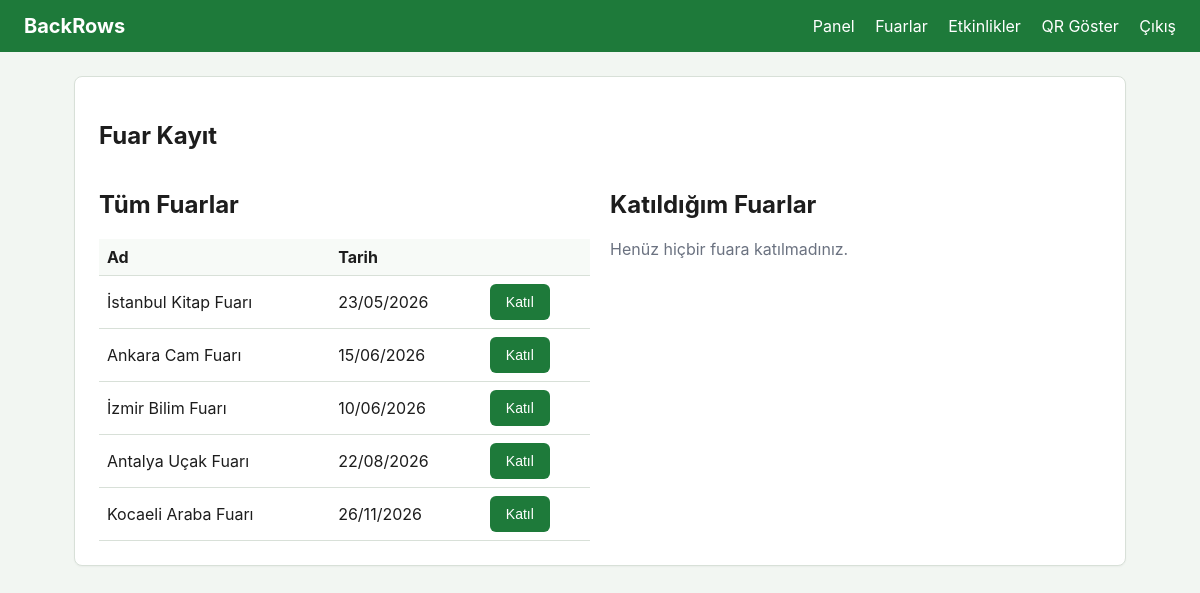
The app's page /ziyaretci/fairs (signed in), older data.
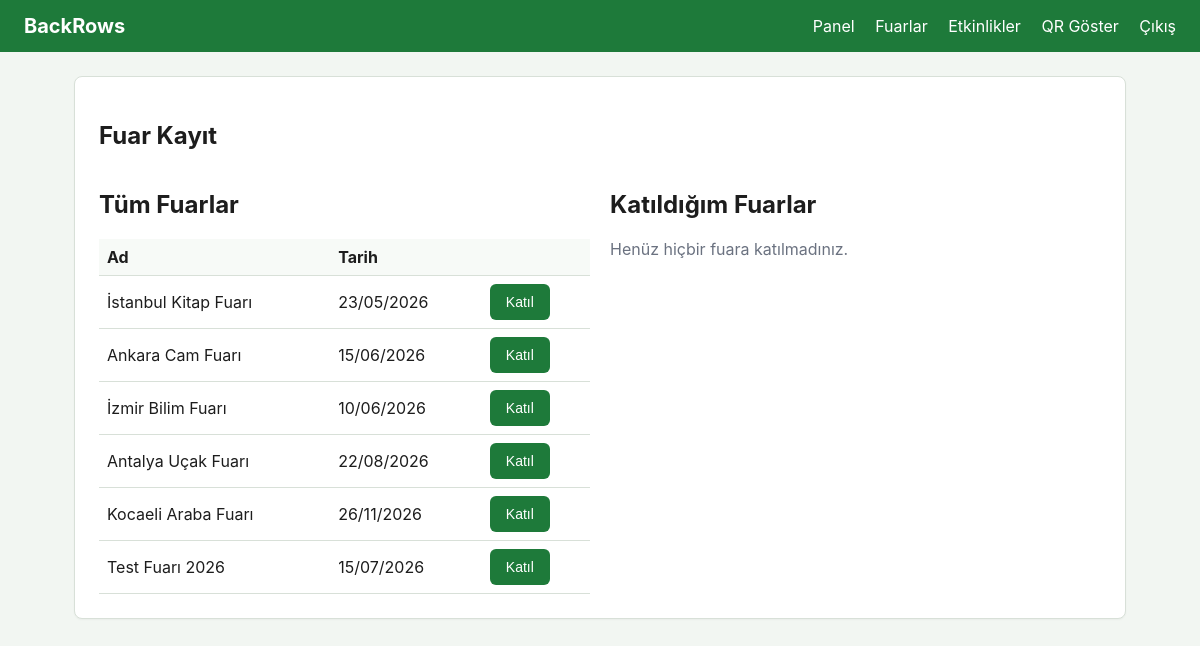
The same page, newer data.
### tables this page shows
CREATE TABLE fuarlar (
    id      INTEGER PRIMARY KEY AUTOINCREMENT,
    ad      TEXT NOT NULL,
    tarih   TEXT NOT NULL
);

### app/routers/ziyaretci.py (the view)
@router.get("/fairs")
async def fairs_page(
    request: Request,
    user=Depends(require_ziyaretci),
    mesaj: str | None = None,
    hata: str | None = None,
):
    tum = list_fuarlar()
    benim = list_user_fuarlar(user["id"])
    benim_ids = {f["id"] for f in benim}
    return templates.TemplateResponse(
        request,
        "ziyaretci/fairs.html",
        {
            "tum": tum,
            "benim": benim,
            "benim_ids": benim_ids,
            "mesaj": mesaj,
            "hata": hata,
        },
    )

### templates/ziyaretci/fairs.html (shortened to what this page needs)
{% extends "base.html" %}
{% block nav %}{% include "ziyaretci/_nav.html" %}{% endblock %}
{% block content %}
<section class="card">
    <h1>Fuar Kayıt</h1>
    <div class="two-col">
        <div>
            <h2>Tüm Fuarlar</h2>
            <table>
                <thead><tr><th>Ad</th><th>Tarih</th><th></th></tr></thead>
                <tbody>
                {% for f in tum %}
                    <tr>
                        <td>{{ f["ad"] }}</td>
                        <td>{{ f["tarih"] }}</td>
                        <td>
                            {% if f["id"] in benim_ids %}
                                <span class="muted">Katıldınız</span>
                            {% else %}
                                <form method="post" action="/ziyaretci/fairs/{{ f['id'] }}/join">
                                    <button type="submit" class="hover-grow">Katıl</button>
                                </form>
                            {% endif %}
                        </td>
                    </tr>
                {% endfor %}
                </tbody>
            </table>
        </div>
        <div>
            <h2>Katıldığım Fuarlar</h2>
            {% if benim %}
            <table>
                <thead><tr><th>Ad</th><th>Tarih</th><th></th></tr></thead>
                <tbody>
                {% for f in benim %}
                    <tr>
                        <td>{{ f["ad"] }}</td>
                        <td>{{ f["tarih"] }}</td>
                        <td><a href="/ziyaretci/events?fuar_id={{ f['id'] }}">Etkinlikleri Gör</a></td>
                    </tr>
                {% endfor %}
                </tbody>
            </table>
            {% else %}
            <p class="muted">Henüz hiçbir fuara katılmadınız.</p>
            {% endif %}
        </div>
    </div>
</section>
{% endblock %}

### templates/base.html (shortened to what this page needs)
<!doctype html>
<html lang="tr">
<head>
    <link rel="stylesheet" href="{{ url_for('static', path='css/style.css') }}">
</head>
<body>
    <header class="site-header">
        <a class="brand" href="/">BackRows</a>
        <nav>
            {% block nav %}{% endblock %}
        </nav>
    </header>
    <main>
        {% block content %}{% endblock %}
    </main>
</body>
</html>

### templates/ziyaretci/_nav.html
    <a href="/ziyaretci">Panel</a>
    <a href="/ziyaretci/fairs">Fuarlar</a>
    <a href="/ziyaretci/events">Etkinlikler</a>
    <a href="/ziyaretci/qr">QR Göster</a>
    <a href="/logout">Çıkış</a>

### static/css/style.css (style rules this page uses)
:root { --primary: #1e7a3a; --primary-dark: #155a2b; --surface: #ffffff; --bg: #f2f6f2; --text: #1d1d1d; --muted: #6b7280; --danger: #b3261e; --border: #d8e0d8; }
* { box-sizing: border-box; }
body { margin: 0; font-family: -apple-system, BlinkMacSystemFont, "Segoe UI", Roboto, sans-serif; background: var(--bg); color: var(--text); }
.site-header { display: flex; align-items: center; justify-content: space-between; padding: 14px 24px; background: var(--primary); color: white; }
.site-header .brand { color: white; text-decoration: none; font-weight: 700; font-size: 20px; }
.site-header nav a { color: white; text-decoration: none; margin-left: 16px; }
main { padding: 24px; max-width: 1100px; margin: 0 auto; }
.card { background: var(--surface); border: 1px solid var(--border); border-radius: 8px; padding: 24px; box-shadow: 0 1px 2px rgba(0,0,0,0.04); }
.muted { color: var(--muted); }
button, .btn { background: var(--primary); color: white; border: 0; padding: 10px 16px; border-radius: 6px; cursor: pointer; font-size: 14px; text-decoration: none; display: inline-block; }
table { width: 100%; border-collapse: collapse; }
th, td { padding: 8px; border-bottom: 1px solid var(--border); text-align: left; }
th { background: #f7faf7; }
.hover-grow { transition: transform 0.15s ease; }
.two-col { display: grid; grid-template-columns: 1fr 1fr; gap: 20px; }

Row changes from the older to the newer data that the page shows:
added fuarlar: ad "Test Fuarı 2026", tarih "15/07/2026"
